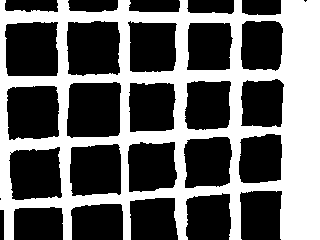
#> input picture Fence Mitigation/Ground Truth Fence Masks/mask_4.tif, 320 x 240 px, found by its file name
$ jupyter execute --allow-errors '2) Best Fence Detection.ipynb'
#> lines starting #> are read from the running program, lines starting #| are printed output that depends on the picture; after the words box and inside, x2 and y2 are one past the last pixel; in counts of white or black regions, pixels touching at a corner belong together
#Overview
After previous visual testing, the best fence segmentation methods were evaluated against ground truth masks.
The notebook compares the following methods agaisnt 4 ground truth's:
* Standard Hough line transform
* Probability Hough line transform
* Temperature Thresholding
* Hybrid Approach: detect with temperature and segment with hough line standard

This notebook provides the quantitative analysis.

#Imports and Pre-processing
Importing all the necessary libaries and converting CSV files image to standard 0-255 PNG image for fence segmentation.

[cell 1]
from google.colab import drive
#> (the rest of this cell did not finish here and is left out)

[cell 2]
import pandas as pd
import numpy as np
import cv2
import skimage
import matplotlib.pyplot as plt
from skimage import exposure
from skimage.restoration import inpaint
import matplotlib.pyplot as plt
import matplotlib.image as mpimg

##Saving Image
This is only necessary to get a PNG (instead of CSV) image to create the ground truth fence mask (manually label where the fence is).

[cell 3]
# [6 lines left out: function csv_to_image, not called in this run]

#Note these are old paths
#Image 1: 4826
#csv_file = '/content/drive/MyDrive/Explicit Neural Network SIREN/Fence Images to test/4826_1004_labeledset.csv'

#Image 2: 8402
#csv_file = "/content/drive/MyDrive/Explicit Neural Network SIREN/Fence Images to test/8402_FLIR1041_labeleddata.csv"

#Image 3: 25994
#csv_file = "/content/drive/MyDrive/Explicit Neural Network SIREN/Fence Images to test/25994_shortsequence_1003.csv"

#Image 4: 23151
#csv_file= "/content/drive/MyDrive/January 29th/Extra Monkey pictures testing out/23151.csv"

#output_image_file = 'thermal_image.png'  # Output grayscale image
#csv_to_image(csv_file, output_image_file)

#All Fence Detection methods

[cell 4]
#Used to normalise thermal image
def norm(csv_frame):
  thermal_image = pd.read_csv(csv_frame, header=None).to_numpy()
  normalized_thermal_image = cv2.normalize(thermal_image, None, 0, 255, cv2.NORM_MINMAX).astype(np.uint8)
  #plt.figure(figsize=(3, 3))
  #plt.imshow(thermal_image, cmap='gray') #for testing
  #plt.show()
  return normalized_thermal_image

[cell 5]
#Standard Hough Line Transform method
# [27 lines left out: function hough_stand, not called in this run]

[cell 6]
#Probability Hough Line transform:
# [19 lines left out: function hough_prob, not called in this run]

[cell 7]
#Temperature Threshold:
# [14 lines left out: function temp_thresh, not called in this run]

[cell 8]
#Hybrid Approach: combining temp and hough
# [33 lines left out: function hybrid, not called in this run]

#Comparing Masks to Ground_truth
Here we take our groundtruth mask (4 images tested total; not much but since our focus will be on nose tracking that is where rigorous testing will be).

[cell 9]
#Intersection Over Union IOU:
#Calculate IoU between predicted fence mask and the ground truth fence mask
# [13 lines left out: function iou_score, not called in this run]

[cell 10]
#Image 1 test:
image_path="/content/drive/MyDrive/Final Code/Fence Ground_truth Masks/mask_4.tif"
#Note: this is just a test example but there are all 4 to test in Fence Ground_truth Masks folder
image_ground_truth = mpimg.imread(image_path)
#> image_ground_truth: shape (240, 320); values 0 (black) and 1 (white), 40.3% white; 1 white region, box (x1, y1, x2, y2) and area: (0, 0, 320, 240) 30938
plt.figure(figsize=(3, 3))
plt.imshow(image_ground_truth)
plt.axis('off')
plt.show()

[cell 11]
def compare(csv_num):
  """Function a csv frame and produces a fence mask for each using the different
  methods. Then calcualtes the IoU for those methods masks and the
  ground-truth masks."""
  img_1 = norm(csv_num)
  mask_hough_S = hough_stand(img_1)
  mask_hough_P = hough_prob(img_1)
  mask_temp = temp_thresh(csv_1)
  mask_combined = hybrid(csv_1)

  hough_standard_iou = iou_score(mask_hough_S, image_ground_truth)
  hough_prob_iou = iou_score(mask_hough_P, image_ground_truth)
  temp_iou = iou_score(mask_temp, image_ground_truth)
  combined_iou = iou_score(mask_combined, image_ground_truth)

  #print all results:
  #to 4 decimal places
  print(f"IoU for temp: {temp_iou:.4f}")
  print(f"IoU for hough Standard: {hough_standard_iou:.4f}")
  print(f"IoU for hough Probability: {hough_prob_iou:.4f}")
  print(f"IoU for Combined temp + hough: {combined_iou:.4f}")

  return hough_standard_iou, hough_prob_iou, temp_iou, combined_iou

[cell 12]
#Input orignal csv file for that grouth truth mask
#Also found in Fence Ground_truth Masks but ends with .csv not TIF!!!
csv_1 = "/content/drive/MyDrive/Final Code/Fence Ground_truth Masks/4.csv"
#> (the rest of this cell did not finish here and is left out)

#Plotting the average

[cell 13]
#Plotting the average IoU's
temp = [0.4954, 0.5100, 0.5783, 0.5785]
hough_stand = [0.5272, 0.5893, 0.5400, 0.5685]
hough_prob = [0.4822, 0.5624, 0.4860, 0.4981]
combined = [0.5032, 0.6020, 0.5645, 0.5940]

methods = ['Temp Thresholding', 'Hough Standard', 'Hough Probabilistic', 'Combined']
all_methods = [temp, hough_stand, hough_prob, combined]

#For each method in lists of lists (all_methods) find the mean, minium, and maximum values
means = [np.mean(x) for x in all_methods]
mins = [np.min(x) for x in all_methods]
maxs = [np.max(x) for x in all_methods]

#Calculate error bars:
#To find where to draw them for each method,
#Find the distance from mean to minium and from mean to maximum:
#top = max - mean, bottom = mean - min
error_lines = [ [mean - min_, max_ - mean] for mean, min_, max_ in zip(means, mins, maxs) ]
error_lines = np.array(error_lines).T

plt.figure(figsize=(8, 5))
bars = plt.bar(methods, means, yerr=error_lines, capsize=10, color='skyblue', edgecolor='black')

plt.ylabel("Average IoU")
plt.title("IoU Comparison Across Fence Detection Methods")
plt.ylim(0.45, 0.65)
plt.grid(axis='y', linestyle='--', alpha=0.6)

#Put the average number ontop of bar
for bar, mean in zip(bars, means):
    height = bar.get_height()
    #3 decimal places
    plt.text(bar.get_x() + bar.get_width() / 2 +0.15, height + 0.005, f"{mean:.3f}",
             ha='center', va='bottom', fontsize=9)

plt.tight_layout()
#saving
plt.savefig("fence_Detect.pdf", dpi=600, bbox_inches='tight')
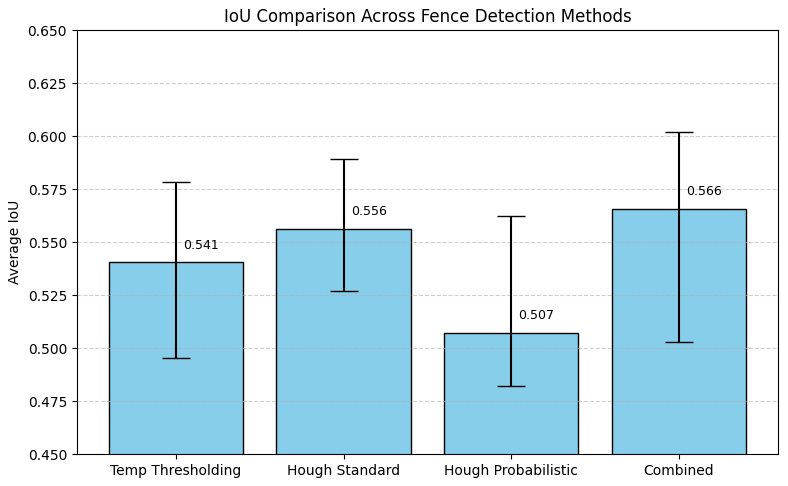
#> figure drawn by matplotlib, 1 panel; tallest bar 0.566 high, from x = 2.6 to 3.4
plt.show()
